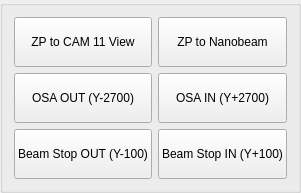
             <widget class="QGroupBox" name="groupBox_21">
              <property name="sizePolicy">
               <sizepolicy hsizetype="Preferred" vsizetype="Fixed">
                <horstretch>0</horstretch>
                <verstretch>0</verstretch>
               </sizepolicy>
              </property>
              <property name="title">
               <string/>
              </property>
              <layout class="QGridLayout" name="gridLayout_83">
               <item row="2" column="0">
                <widget class="QPushButton" name="pb_zpbsy_out">
                 <property name="text">
                  <string>
Beam Stop OUT (Y-100)
</string>
                 </property>
                </widget>
               </item>
               <item row="1" column="1">
                <widget class="QPushButton" name="pb_osa_in">
                 <property name="sizePolicy">
                  <sizepolicy hsizetype="Minimum" vsizetype="Preferred">
                   <horstretch>0</horstretch>
                   <verstretch>0</verstretch>
                  </sizepolicy>
                 </property>
                 <property name="text">
                  <string>OSA IN (Y+2700)</string>
                 </property>
                </widget>
               </item>
               <item row="1" column="0">
                <widget class="QPushButton" name="pb_osa_out">
                 <property name="sizePolicy">
                  <sizepolicy hsizetype="Minimum" vsizetype="Fixed">
                   <horstretch>0</horstretch>
                   <verstretch>0</verstretch>
                  </sizepolicy>
                 </property>
                 <property name="text">
                  <string>
OSA OUT (Y-2700)
</string>
                 </property>
                </widget>
               </item>
               <item row="2" column="1">
                <widget class="QPushButton" name="pb_zpbsy_in">
                 <property name="text">
                  <string>
Beam Stop IN (Y+100)
</string>
                 </property>
                </widget>
               </item>
               <item row="0" column="0">
                <widget class="QPushButton" name="pb_zp_cam11_view">
                 <property name="text">
                  <string>
ZP to CAM 11 View
</string>
                 </property>
                </widget>
               </item>
               <item row="0" column="1">
                <widget class="QPushButton" name="pb_zp_nanobeam">
                 <property name="text">
                  <string>
ZP to Nanobeam
</string>
                 </property>
                </widget>
               </item>
              </layout>
             </widget>
